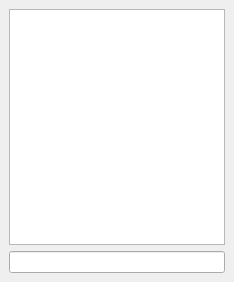
<?xml version="1.0" encoding="UTF-8"?>
<ui version="4.0">
 <class>Chat</class>
 <widget class="QDockWidget" name="Chat">
  <property name="geometry">
   <rect>
    <x>0</x>
    <y>0</y>
    <width>234</width>
    <height>282</height>
   </rect>
  </property>
  <property name="windowTitle">
   <string>Chat</string>
  </property>
  <widget class="QWidget" name="dockWidgetContents">
   <layout class="QVBoxLayout" name="verticalLayout">
    <item>
     <widget class="QTextEdit" name="ChatContent">
      <property name="readOnly">
       <bool>true</bool>
      </property>
     </widget>
    </item>
    <item>
     <widget class="QLineEdit" name="ChatInput"/>
    </item>
   </layout>
  </widget>
 </widget>
 <resources/>
 <connections/>
</ui>
